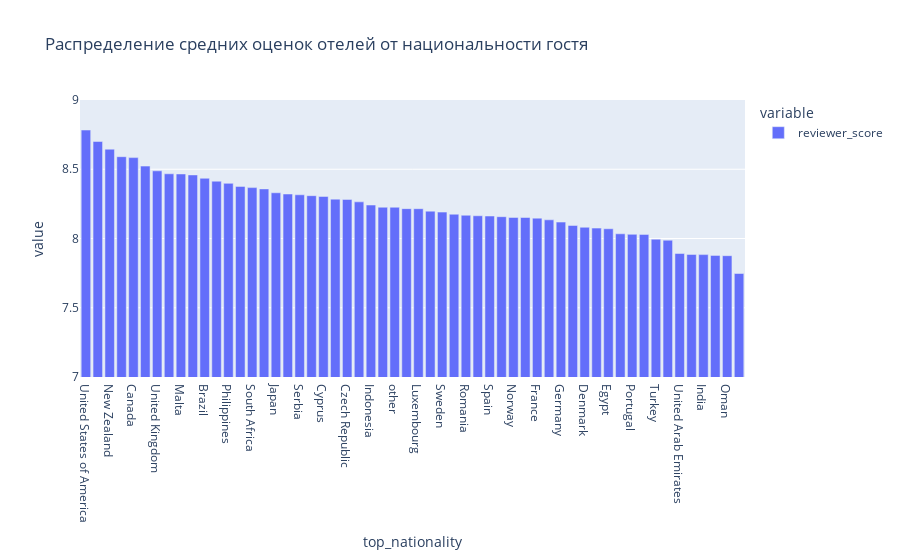

Notebook source saved alongside this figure:
### Code cell
# Построим столбчатую диаграмму, чтобы понять, влияет ли национальность постояльца на среднюю оценку в отзывах

data_train = data[data['sample'] == 1]
nation_ratio = data_train.groupby(by='top_nationality')['reviewer_score'].mean().sort_values(ascending=False)

fig = px.bar(nation_ratio, title='Распределение средних оценок отелей от национальности гостя')
fig.update_yaxes(range=[7, 9])
fig.show()

### Figure 1 — Plotly figure (JSON) as saved in the notebook; plotly's stock layout.template omitted (floating-point values rounded to 4 significant figures)
{"data": [{"alignmentgroup": "True", "hovertemplate": "variable=reviewer_score<br>top_nationality=%{x}<br>value=%{y}<extra></extra>", "legendgroup": "reviewer_score", "marker": {"color": "#636efa", "pattern": {"shape": ""}}, "name": "reviewer_score", "offsetgroup": "reviewer_score", "orientation": "v", "showlegend": true, "textposition": "auto", "type": "bar", "x": ["United States of America", "Israel", "New Zealand", "Australia", "Canada", "Hungary", "United Kingdom", "Ireland", "Malta", "China", "Brazil", "Bulgaria", "Philippines", "South Korea", "South Africa", "Ukraine", "Japan", "Croatia", "Serbia", "Austria", "Cyprus", "Finland", "Czech Republic", "Russia", "Indonesia", "Poland", "other", "Thailand", "Luxembourg", "Malaysia", "Sweden", "Greece", "Romania", "Belgium", "Spain", "Switzerland", "Norway", "Singapore", "France", "Netherlands", "Germany", "Italy", "Denmark", "Hong Kong", "Egypt", "Kuwait", "Portugal", "Lebanon", "Turkey", "Bahrain", "United Arab Emirates", "Saudi Arabia", "India", "Qatar", "Oman", "Iran"], "xaxis": "x", "y": [8.783, 8.7, 8.645, 8.591, 8.584, 8.523, 8.489, 8.467, 8.466, 8.459, 8.435, 8.414, 8.398, 8.376, 8.367, 8.358, 8.33, 8.321, 8.316, 8.309, 8.304, 8.284, 8.282, 8.264, 8.242, 8.226, 8.226, 8.216, 8.215, 8.197, 8.19, 8.175, 8.168, 8.164, 8.162, 8.157, 8.152, 8.152, 8.147, 8.135, 8.118, 8.094, 8.081, 8.075, 8.07, 8.034, 8.03, 8.03, 7.995, 7.988, 7.892, 7.885, 7.884, 7.878, 7.876, 7.747], "yaxis": "y"}], "layout": {"barmode": "relative", "legend": {"title": {"text": "variable"}, "tracegroupgap": 0}, "title": {"text": "Распределение средних оценок отелей от национальности гостя"}, "xaxis": {"anchor": "y", "domain": [0, 1], "title": {"text": "top_nationality"}}, "yaxis": {"anchor": "x", "domain": [0, 1], "range": [7, 9], "title": {"text": "value"}}}}
